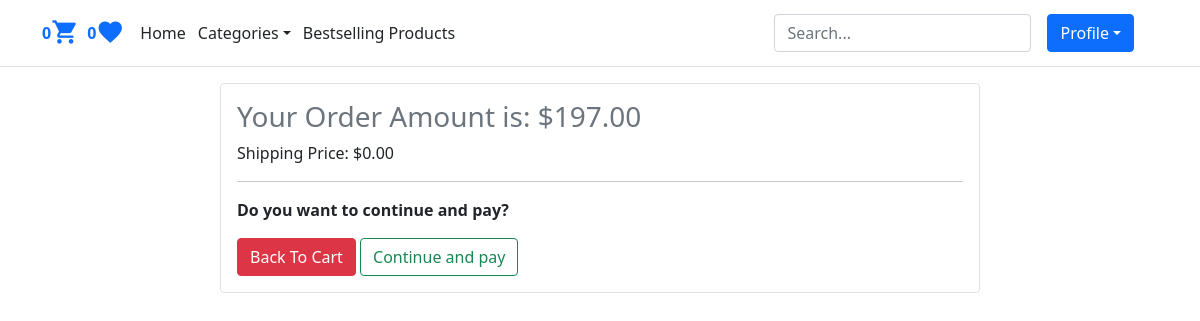
Page /orders/checkout/33 (signed in) on the committed database.
### accounts/models.py (models this page shows, shortened)
class User(AbstractBaseUser):
    email = models.EmailField(verbose_name='email address', max_length=255, unique=True)
    full_name = models.CharField(max_length=100)
    is_active = models.BooleanField(default=True)
    is_admin = models.BooleanField(default=False)
    is_manager = models.BooleanField(default=False)
    likes = models.ManyToManyField(Product, blank=True, related_name='likes')
    objects = UserManager()
    USERNAME_FIELD = 'email'
    REQUIRED_FIELDS = ['full_name']
    def get_likes_count(self):
        return self.likes.count()

### orders/models.py (models this page shows, shortened)
class Order(models.Model):
    user = models.ForeignKey(User, on_delete=models.CASCADE, related_name='orders')
    created = models.DateTimeField(auto_now_add=True)
    updated = models.DateTimeField(auto_now=True)
    status = models.BooleanField(default=False)
    shipping_price = models.DecimalField(max_digits=10, decimal_places=2, default=0)
    class Meta:
        ordering = ('-created',)
    @property
    def get_total_price(self):
        total_product_price = sum(item.get_cost() for item in self.items.all())
        return total_product_price + self.shipping_price

class OrderItem(models.Model):
    order = models.ForeignKey(Order, on_delete=models.CASCADE, related_name='items')
    product = models.ForeignKey(Product, on_delete=models.CASCADE, related_name='order_items')
    price = models.IntegerField()
    quantity = models.SmallIntegerField(default=1)
    def get_cost(self):
        return (self.price or 0) * (self.quantity or 0)

### orders/views.py (the view)
# urls.py: path('checkout/<int:order_id>', views.checkout, name='checkout'),
@login_required
def checkout(request, order_id):
    order = get_object_or_404(Order, id=order_id)  # Get the order or raise 404 if not found
    context = {'title': 'Checkout', 'order': order}  # Prepare context for checkout page
    return render(request, 'checkout.html', context)  # Render the checkout template

### cart/utils/cart.py (called while the page is built)
    def __iter__(self):
        product_ids = self.cart.keys()
        products = Product.objects.filter(id__in=product_ids)
        cart = self.cart.copy()
        for product in products:
            cart[str(product.id)]['product'] = product
        for item in cart.values():
            item['total_price'] = int(item['price']) * int(item['quantity'])
            yield item  # Yield each item for iteration

    def add_cart_session(self):
        cart = self.session.get(CART_SESSION_ID)
        if not cart:
            cart = self.session[CART_SESSION_ID] = {}
        return cart  # Return the cart

### shop/models.py (called while the page is built)
    def __str__(self):
        return self.title

### sparkle/context_processors.py (called while the page is built)
def return_cart(request):
    cart = len(list(Cart(request)))
    return {'cart_count': cart}

def return_categories(request):
    categories = Category.objects.all()
    return {'categories': categories}

### orders/templates/checkout.html (shortened to what this page needs)
{% extends "base.html" %}
{% block content %}
<div class="col-md-2"></div>
<div class="col-md-8 border rounded p-3">
    <h3 class="text-muted">Your Order Amount is: ${{order.get_total_price}}</h3>
    <p>Shipping Price: ${{order.shipping_price}}</p>
    <hr>
    <p><b>Do you want to continue and pay?</b></p>
    <a href="{% url 'cart:show_cart' %}" class="btn btn-danger">Back To Cart</a>
    <a href="{% url 'orders:create_order' %}" class="btn btn-outline-success">Continue and pay</a>
{% endblock %}

### shop/templates/base.html (shortened to what this page needs)
{% load static %}
<!DOCTYPE html>
<html lang="en">
<head>
    <link href="https://cdn.jsdelivr.net/npm/bootstrap@5.1.3/dist/css/bootstrap.min.css" rel="stylesheet">
</head>
<body>
  <header class="p-2 border-bottom">
    <div class="container">
      <div class="d-flex flex-wrap align-items-center justify-content-center justify-content-lg-start">
        {% if request.user.is_authenticated %}
        <b class="text-primary">{{ cart_count }}</b>
        {% endif %}
        <a href="{% url 'cart:show_cart' %}" class="text-primary mt-2 me-2"><i class="material-icons h3">&#xe8cc;</i></a>
        {% if request.user.is_authenticated %}
        <b class="text-primary">{{ request.user.get_likes_count}}</b>
        {% endif %}
        <a href="{% url 'shop:favorites' %}" class="text-primary mt-2 me-2"><i class="material-icons h3">&#xe87d;</i></a>
        <ul class="nav col-12 col-lg-auto me-lg-auto mb-2 justify-content-center mb-md-0">
          <li><a href="{% url 'shop:home_page' %}" class="nav-link px-2 text-dark">Home</a></li>
          <div class="dropdown text-end">
            <a href="#" class=" mt-2 me-1 ms-1 text-dark d-block link-dark text-decoration-none dropdown-toggle"id="dropdownUser1" data-bs-toggle="dropdown" aria-expanded="false">Categories</a>
          </div>
          <li><a href="{% url 'shop:bestsellers' %}" class="nav-link px-2 text-dark">Bestselling Products</a></li>
        </ul>
        <form class="col-12 col-lg-auto mb-3 mb-lg-0 me-lg-3" action="{% url 'shop:search' %}">
          <input name="q" type="search" class="form-control form-control-dark" placeholder="Search..." aria-label="Search">
        </form>
        {% if request.user.is_authenticated %}
        <div class="dropdown text-end">
          <a href="#" class="btn btn-primary text-white me-4 d-block link-dark text-decoration-none dropdown-toggle"id="dropdownUser1" data-bs-toggle="dropdown" aria-expanded="false">Profile</a>
        </div>
        {% else %}
        <div class="text-end">
          <a href="{% url 'accounts:user_login' %}" class="btn btn-outline-primary me-2">Login</a>
          <a href="{% url 'accounts:user_register' %}" class="btn btn-primary">Sign-up</a>
        </div>
        {% endif %}
      </div>
    </div>
  </header>
    <main class="container">
        <div class="row mt-3">
          {% block content %}{% endblock %}
        </div>
      </main>
</body>
</html>

### rows in the picture
User: user.get_likes_count "0"
Order: get_total_price "197.00", shipping_price "0.00"

### other values in the picture
{{ cart_count }} "0"
